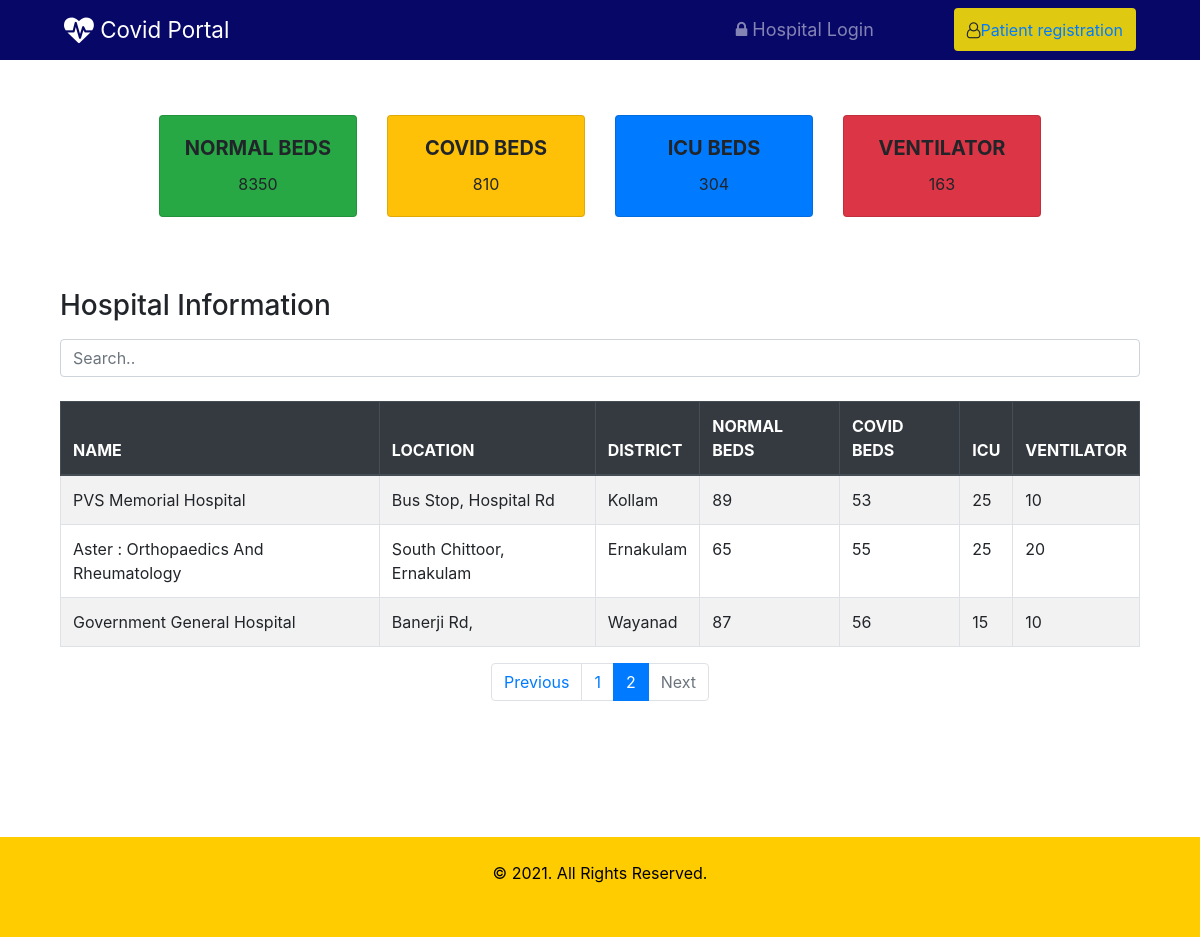
/beds/?page=2, run on the app's committed database.
### beds/models.py (models this page shows, shortened)
class Hospital(models.Model):
    sc = (
        ('gov','government'),
        ('prv','private')
    )
    name = models.CharField(max_length=50)
    location = models.CharField(max_length=50)
    district = models.CharField(max_length=2,choices=dt)
    phone = models.CharField(max_length=15)
    sector = models.CharField(max_length=3,choices=sc)
    covid_beds = models.IntegerField()
    normal_beds = models.IntegerField()
    icu_beds = models.IntegerField()
    ventilator = models.IntegerField()
    user = models.OneToOneField(User, on_delete=models.CASCADE,blank=True,null=True)

### beds/views.py (the view)
# urls.py: path('',views.index, name='index'),
def index(request):
    normal_beds = Hospital.objects.aggregate(total=Sum('normal_beds'))
    covid_beds = Hospital.objects.aggregate(total=Sum('covid_beds'))
    icu = Hospital.objects.aggregate(total=Sum('icu_beds'))
    ventilator = Hospital.objects.aggregate(total=Sum('ventilator'))
    page = request.GET.get('page', 1)
    hospital_list = Hospital.objects.all()
    paginator = Paginator(hospital_list, 5)
    try:
        hospitals = paginator.page(page)
    except PageNotAnInteger:
        hospitals = paginator.page(1)
    except EmptyPage:
        hospitals = paginator.page(paginator.num_pages)
    context = {
        'normal_beds': normal_beds,
        'covid_beds': covid_beds,
        'icu': icu,
        'ventilator': ventilator,
        'hospitals': hospitals
    }
    return render(request, 'beds/summary.html', context)

### beds/templates/beds/summary.html (shortened to what this page needs)
{% extends 'beds/index.html' %}
{% block content %}
<div class="card_group">
<div class="row row-cols-1 row-cols-sm-2 row-cols-md-3 row-cols-lg-4 row-cols-xl-5 justify-content-center">
  <div class="col mb-4">
    <div class="card bg-success">
      <div class="card-body text-center">
        <h5 class="card-title"><b>NORMAL BEDS</b></h5>
        <p class="card-text">{{ normal_beds.total }}</p>
      </div>
    </div>
  </div>
  <div class="col mb-4">
    <div class="card bg-warning">
      <div class="card-body text-center">
        <h5 class="card-title"><b>COVID BEDS</b></h5>
        <p class="card-text">{{ covid_beds.total }}</p>
      </div>
    </div>
  </div>
  <div class="col mb-4">
    <div class="card bg-primary">
      <div class="card-body text-center">
        <h5 class="card-title"><b>ICU BEDS</b></h5>
        <p class="card-text">{{ icu.total }}</p>
      </div>
    </div>
  </div>
  <div class="col mb-4">
    <div class="card bg-danger  ">
      <div class="card-body text-center">
        <h5 class="card-title"><b>VENTILATOR</b></h5>
        <p class="card-text">{{ ventilator.total }}</p>
      </div>
    </div>
  </div>
</div>
</div>
<div class="container mt-5">
  <h3 class="mb-3">Hospital Information</h3>
  <input class="form-control" id="myInput" type="text" placeholder="Search..">
  <br>
  <table class="table table-bordered table-striped table-hover">
    <thead class="thead-dark">
      <tr>
        <th>NAME</th>
        <th>LOCATION</th>
        <th>DISTRICT</th>
        <th>NORMAL BEDS</th>
        <th>COVID BEDS</th>
        <th>ICU</th>
        <th>VENTILATOR</th>
      </tr>
    </thead>
    <tbody id="myTable">
     {% for hospital in hospitals %}
      <tr>
        <td>{{ hospital.name }}</td>
        <td>{{ hospital.location}}</td>
        <td>{{ hospital.get_district_display}}</td>
        <td>{{ hospital.normal_beds}}</td>
        <td>{{ hospital.covid_beds}}</td>
        <td>{{ hospital.icu_beds}}</td>
        <td>{{ hospital.ventilator}}</td>
      </tr>
     {% endfor %}
    </tbody>
  </table>
  {% if hospitals.has_other_pages %}
  <nav aria-label="Pagination">
    <ul class="pagination justify-content-center">
      {% if hospitals.has_previous %}
        <li class="page-item"><a class="page-link" href="?page={{ hospitals.previous_page_number }}">Previous</a></li>
      {% else %}
        <li class="page-item disabled"><a class="page-link" href="#" tabindex="-1">Previous</a></li>
      {% endif %}
      {% for i in hospitals.paginator.page_range %}
        {% if hospitals.number == i %}
          <li class="page-item active"><a class="page-link" href="#"><span>{{ i }} <span class="sr-only">(current)</span></span></a></li>
        {% else %}
          <li class="page-item"><a class="page-link" href="?page={{ i }}">{{ i }}</a></li>
        {% endif %}
      {% endfor %}
      {% if hospitals.has_next %}
        <li class="page-item"><a class="page-link" href="?page={{ hospitals.next_page_number }}">Next</a></li>
      {% else %}
        <li class="page-item disabled"><a class="page-link" href="#">Next</a></li>
      {% endif %}
    </ul>
  </nav>
  {% endif %}
  <div style="height:120px;"></div>
</div>
{% endblock %}

### beds/static/beds/css/styles.css (style rules this page uses)
* { box-sizing: border-box; margin: 0; padding: 0; }
.card_group { padding-top: 5%; }

### data on the page
Hospital: name "PVS Memorial Hospital", location "Bus Stop, Hospital Rd", district "Kollam", normal_beds "89", covid_beds "53", icu_beds "25", ventilator "10"
Hospital: name "Aster : Orthopaedics And Rheumatology", location "South Chittoor, Ernakulam", district "Ernakulam", normal_beds "65", covid_beds "55", icu_beds "25", ventilator "20"
Hospital: name "Government General Hospital", location "Banerji Rd,", district "Wayanad", normal_beds "87", covid_beds "56", icu_beds "15", ventilator "10"

### other printed values
{{ normal_beds.total }} "8350"
{{ covid_beds.total }} "810"
{{ icu.total }} "304"
{{ ventilator.total }} "163"
{{ i }} "1"
{{ i }} "2"
